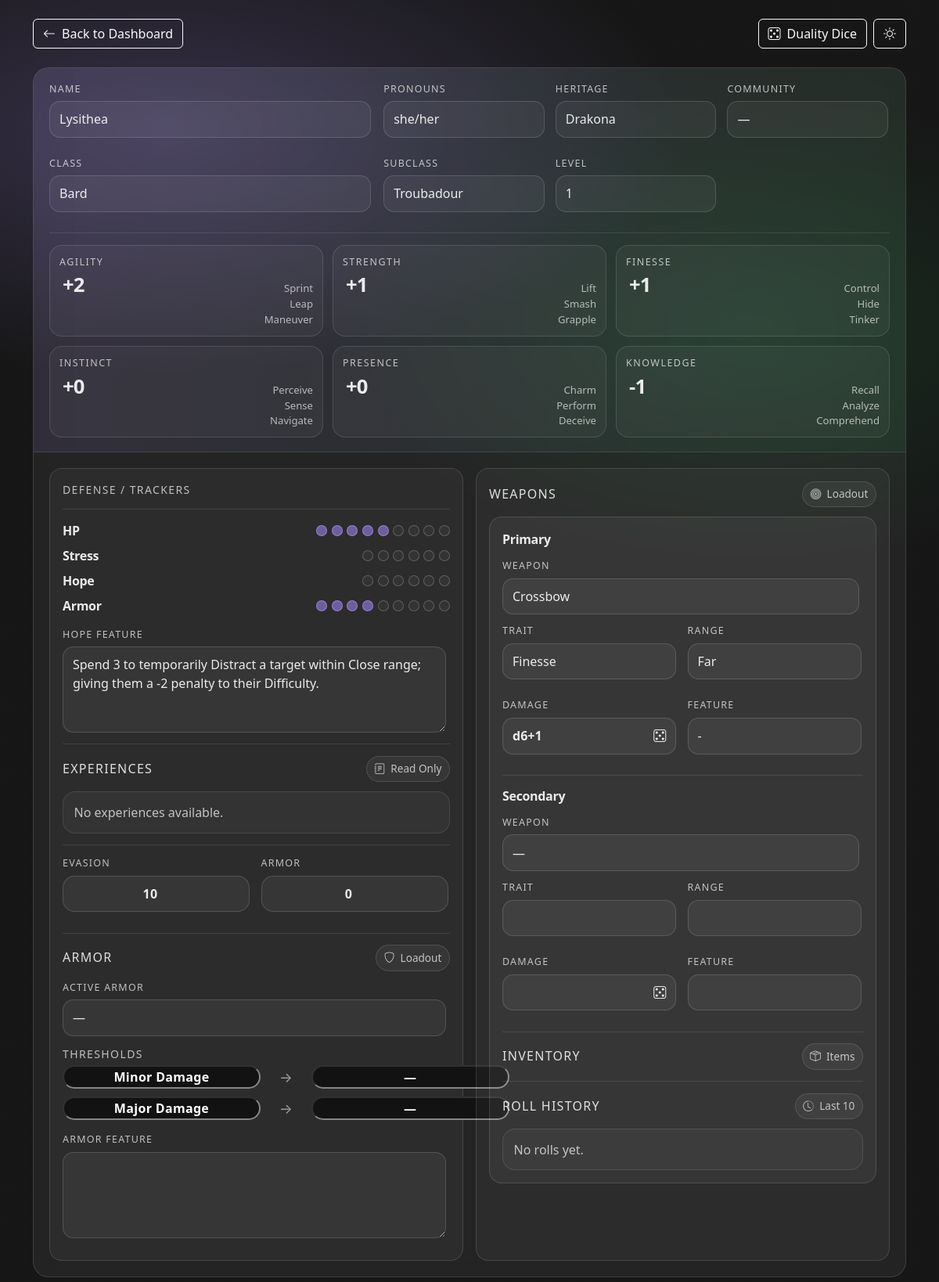
The page /CharacterSheet/character_view.php?characterID=1 (signed in) on the database its author committed.
### tables this page shows
CREATE TABLE "character" (
	"characterID"	INTEGER NOT NULL,
	"userID"	INTEGER NOT NULL,
	"classID"	INTEGER,
	"subclassID"	INTEGER,
	"heritageID"	INTEGER,
	"communityID"	INTEGER,
	"campaignID"	INTEGER,
	"name"	TEXT NOT NULL,
	"pronouns"	TEXT,
	"evasion"	INTEGER DEFAULT 0,
	"armor"	INTEGER DEFAULT 0,
	"spellcast trait"	TEXT, "Level" INTEGER DEFAULT (1) NOT NULL,
	PRIMARY KEY("characterID" AUTOINCREMENT),
	FOREIGN KEY("campaignID") REFERENCES "campaign"("campaignID") ON UPDATE CASCADE ON DELETE SET NULL,
	FOREIGN KEY("classID") REFERENCES "class"("classID") ON UPDATE CASCADE ON DELETE SET NULL,
	FOREIGN KEY("communityID") REFERENCES "community"("communityID") ON UPDATE CASCADE ON DELETE SET NULL,
	FOREIGN KEY("heritageID") REFERENCES "heritage"("heritageID") ON UPDATE CASCADE ON DELETE SET NULL,
	FOREIGN KEY("subclassID") REFERENCES "subclass"("subclassID") ON UPDATE CASCADE ON DELETE SET NULL,
	FOREIGN KEY("userID") REFERENCES "user"("userID") ON UPDATE CASCADE ON DELETE CASCADE
);

CREATE TABLE "heritage" (
	"heritageID"	INTEGER NOT NULL,
	"name"	TEXT NOT NULL,
	"description"	TEXT,
	PRIMARY KEY("heritageID" AUTOINCREMENT)
);

CREATE TABLE class (
	classID INTEGER,
	name VARCHAR(50),
	starting_evasion_score INTEGER,
	starting_hit_point INTEGER,
	class_item VARCHAR(128),
	description VARCHAR(1024)
);

CREATE TABLE "subclass" (
	"subclassID"	INTEGER NOT NULL,
	"classID"	INTEGER NOT NULL,
	"name"	TEXT NOT NULL,
	"foundation"	TEXT,
	"socialization"	TEXT,
	"mastery"	TEXT,
	"description"	TEXT,
	"spellcast_trait"	TEXT, specialization VARCHAR(50),
	PRIMARY KEY("subclassID" AUTOINCREMENT),
	FOREIGN KEY("classID") REFERENCES "class"("classID") ON UPDATE CASCADE ON DELETE CASCADE
);

CREATE TABLE "character_stats" (
	"statID"	INTEGER NOT NULL,
	"characterID"	INTEGER NOT NULL,
	"Agility"	INTEGER NOT NULL DEFAULT 0,
	"Strength"	INTEGER NOT NULL DEFAULT 0,
	"Finesse"	INTEGER NOT NULL DEFAULT 0,
	"Instinct"	INTEGER NOT NULL DEFAULT 0,
	"Presence"	INTEGER NOT NULL DEFAULT 0,
	"Knowledge"	INTEGER NOT NULL DEFAULT 0,
	"HP"	INTEGER NOT NULL DEFAULT 0,
	"Stress"	INTEGER NOT NULL DEFAULT 0,
	"Hope"	INTEGER NOT NULL DEFAULT 0,
	PRIMARY KEY("statID" AUTOINCREMENT),
	FOREIGN KEY("characterID") REFERENCES "character"("characterID") ON UPDATE CASCADE ON DELETE CASCADE
);

CREATE TABLE "feature" (
	"featureID"	INTEGER NOT NULL,
	"name"	TEXT NOT NULL,
	"classID"	INTEGER,
	"communityID"	INTEGER,
	"heritageID"	INTEGER,
	"hope"	INTEGER NOT NULL DEFAULT 0,
	"description"	TEXT, stress INTEGER DEFAULT (0) NOT NULL,
	PRIMARY KEY("featureID" AUTOINCREMENT),
	FOREIGN KEY("classID") REFERENCES "class"("classID") ON UPDATE CASCADE ON DELETE SET NULL,
	FOREIGN KEY("communityID") REFERENCES "community"("communityID") ON UPDATE CASCADE ON DELETE SET NULL,
	FOREIGN KEY("heritageID") REFERENCES "heritage"("heritageID") ON UPDATE CASCADE ON DELETE SET NULL
);

CREATE TABLE "character_weapon" (
	"sortID"	INTEGER NOT NULL,
	"characterID"	INTEGER NOT NULL,
	"weaponID"	INTEGER NOT NULL,
	"primary"	INTEGER NOT NULL DEFAULT 0 CHECK("primary" IN (0, 1)),
	PRIMARY KEY("sortID" AUTOINCREMENT),
	FOREIGN KEY("characterID") REFERENCES "character"("characterID") ON UPDATE CASCADE ON DELETE CASCADE,
	FOREIGN KEY("weaponID") REFERENCES "weapon"("weaponID") ON UPDATE CASCADE ON DELETE RESTRICT
);

CREATE TABLE "weapon" (
	"weaponID"	INTEGER NOT NULL,
	"name"	TEXT NOT NULL,
	"trait"	TEXT,
	"range"	TEXT,
	"damage"	TEXT,
	"burden"	INTEGER DEFAULT 0,
	"feature"	TEXT, magic INTEGER DEFAULT (0) NOT NULL, "primary" INTEGER DEFAULT (0) NOT NULL, damage_type VARCHAR(50),
	PRIMARY KEY("weaponID" AUTOINCREMENT)
);

### CharacterSheet/character_view.php (the view, shortened to what the rows shown need)
<?php
$root = dirname(__DIR__);
require_once $root . '/Database/Database.php';
$dbFile = $root . '/Database/Daggerheart.db';
$db = Database::getInstance($dbFile);
function h(?string $v): string {
  return htmlspecialchars((string)$v, ENT_QUOTES | ENT_SUBSTITUTE, 'UTF-8');
}
function get_int_query(string $key, ?int $fallback = null): ?int {
  if (!isset($_GET[$key])) return $fallback;
  $v = filter_var($_GET[$key], FILTER_VALIDATE_INT);
  return ($v === false) ? $fallback : (int)$v;
}
require_once __DIR__ . '/partials/character_view_api.php';
$characterId = get_int_query('characterID', get_int_query('id'));
function format_mod(int $v): string {
  return ($v >= 0 ? '+' : '') . (string)$v;
}
function wv(?array $w, string $key, string $fallback = ''): string {
  return (string)($w[$key] ?? $fallback);
}
function load_hope_feature_description(Database $db, int $classId): string {
  $sql = "
    SELECT description, hope
    FROM feature
    WHERE classID = :cid
      AND hope = 3
    LIMIT 1
  ";
  $row = $db->fetch($sql, [':cid' => $classId]);
  $hope = (int)($row['hope'] ?? 0);
  $desc = (string)($row['description'] ?? '');
  return "Spend {$hope} {$desc}";
}
function load_character_weapon(Database $db, int $characterId, int $primary): ?array {
  return $db->fetch(
    '
      SELECT
        cw.weaponID,
        cw."primary",
        w.name    AS weapon_name,
        w.trait   AS weapon_trait,
        w.range   AS weapon_range,
        w.damage  AS weapon_damage,
        w.feature AS weapon_feature
      FROM character_weapon cw
      JOIN weapon w ON w.weaponID = cw.weaponID
      WHERE cw.characterID = :cid
        AND cw."primary" = :p
      LIMIT 1
    ',
    [':cid' => $characterId, ':p' => $primary]
  );
}
$profile = $db->fetch(
  "
    SELECT
      c.characterID,
      c.userID,
      c.name,
      c.pronouns,
      c.classID,
      c.subclassID,
      c.heritageID,
      c.communityID,
      c.armor AS armor_tracker,
      c.Level AS level,
      h.name  AS heritage_name,
      co.name AS community_name,
      cl.name AS class_name,
      sc.name AS subclass_name,
      cl.starting_evasion_score AS starting_evasion_score
    FROM character c
    LEFT JOIN heritage  h  ON h.heritageID   = c.heritageID
    LEFT JOIN community co ON co.communityID = c.communityID
    LEFT JOIN class     cl ON cl.classID     = c.classID
    LEFT JOIN subclass  sc ON sc.subclassID  = c.subclassID
    WHERE c.characterID = :id
    LIMIT 1
  ",
  [':id' => $characterId]
);
$stats = $db->fetch(
  "
    SELECT
      Agility, Strength, Finesse, Instinct, Presence, Knowledge,
      Hope, Stress, HP
    FROM character_stats
    WHERE characterID = :id
    LIMIT 1
  ",
  [':id' => $characterId]
) ?? [
  'Agility' => 0, 'Strength' => 0, 'Finesse' => 0, 'Instinct' => 0, 'Presence' => 0, 'Knowledge' => 0,
  'Hope' => 0, 'Stress' => 0, 'HP' => 0
];
$classId      = (int)($profile['classID'] ?? 0);
$hopeFeatureDesc = load_hope_feature_description($db, $classId);
$evasion = 0;
if (isset($profile['starting_evasion_score']) && is_numeric($profile['starting_evasion_score'])) {
  $evasion = (int)$profile['starting_evasion_score'];
}
$primaryWeapon   = load_character_weapon($db, $characterId, 1);
function render_stat_card(string $bindKey, string $name, int $value, array $tags): void {
?>
  <div class="stat" data-bind-group="stat" data-bind-key="<?= h($bindKey) ?>">
    <div class="value">
      <button type="button"
        class="score-btn roll-stat"
        data-stat="<?= h($name) ?>"
        data-mod="<?= (int)$value ?>"
        title="Roll 2d12 <?= h(format_mod($value)) ?> (Duality Dice)"><?= h(format_mod($value)) ?></button>
      <div class="tags">
        <span><?= h($tags[0] ?? '') ?></span><br />
        <span><?= h($tags[1] ?? '') ?></span><br />
        <span><?= h($tags[2] ?? '') ?></span>
      </div>
    </div>
  </div>
<?php
}
?>
<!doctype html>
<html lang="en" data-bs-theme="dark">
<head>
  <link href="https://cdn.jsdelivr.net/npm/bootstrap@5.3.3/dist/css/bootstrap.min.css" rel="stylesheet" />
  <link rel="stylesheet" href="https://cdn.jsdelivr.net/npm/bootstrap-icons@1.11.3/font/bootstrap-icons.min.css" />
  <link rel="stylesheet" href="/CharacterSheet/assets/character_view.css" />
</head>
<body>
  <main class="container pb-5">
    <section class="glass sheet">
      <div class="sheet-topbar">
        <div class="topbar-grid">
          <div class="field"><label>Name</label><input type="text" value="<?= h((string)($profile['name'] ?? '')) ?>" readonly /></div>
          <div class="field"><label>Pronouns</label><input type="text" value="<?= h((string)($profile['pronouns'] ?? '')) ?>" readonly /></div>
          <div class="field"><label>Heritage</label><input type="text" value="<?= h((string)($profile['heritage_name'] ?? '—')) ?>" readonly /></div>
          <div class="field"><label>Class</label><input type="text" value="<?= h((string)($profile['class_name'] ?? '—')) ?>" readonly /></div>
          <div class="field"><label>Subclass</label><input type="text" value="<?= h((string)($profile['subclass_name'] ?? '—')) ?>" readonly /></div>
          <div class="field"><label>Level</label><input type="number" value="<?= (int)($profile['level'] ?? 1) ?>" readonly /></div>
        </div>
        <div class="stat-grid">
          <?php
          render_stat_card('agility',   'Agility',   (int)($stats['Agility'] ?? 0),   ['Sprint', 'Leap', 'Maneuver']);
          ?>
        </div>
      </div>
      <div class="sheet-grid">
        <div class="row g-3">
          <div class="col-12 col-lg-6">
            <div class="sheet-block">
              <div class="field mt-3">
                <label>Hope Feature</label>
                <textarea readonly id="hopeFeatureText"><?= h($hopeFeatureDesc) ?></textarea>
              </div>
              <div class="def-grid">
                <div class="field">
                  <label>Evasion</label>
                  <input class="pill-input" type="number" value="<?= (int)$evasion ?>" readonly />
                </div>
              </div>
            </div>
          </div>
          <div class="col-12 col-lg-6">
            <div class="sheet-block">
              <div class="inner-card">
                <div class="field">
                  <label>Weapon</label>
                  <input type="text" value="<?= h($primaryWeapon ? wv($primaryWeapon, 'weapon_name', '—') : '—') ?>" readonly />
                </div>
                <div class="two-col">
                  <div class="field"><label>Trait</label><input type="text" value="<?= h($primaryWeapon ? wv($primaryWeapon, 'weapon_trait', '') : '') ?>" readonly /></div>
                  <div class="field"><label>Range</label><input type="text" value="<?= h($primaryWeapon ? wv($primaryWeapon, 'weapon_range', '') : '') ?>" readonly /></div>
                  <div class="field">
                    <?php $dmg1 = trim($primaryWeapon ? wv($primaryWeapon, 'weapon_damage', '') : ''); ?>
                    <button type="button" class="dice-btn roll-dice" data-dice="<?= h($dmg1) ?>" <?= $dmg1 === '' ? 'disabled' : '' ?>>
                      <span class="dice-text"><?= h($dmg1) ?></span>
                      <span class="dice-ico"><i class="bi bi-dice-5"></i></span>
                    </button>
                  </div>
                  <div class="field"><label>Feature</label><input type="text" value="<?= h($primaryWeapon ? wv($primaryWeapon, 'weapon_feature', '') : '') ?>" readonly /></div>
                </div>
              </div>
            </div>
          </div>
        </div>
      </div>
    </section>
  </main>
</body>
</html>

### rows shown on the page
character: name "Lysithea", pronouns "she/her", heritageID.name "Drakona", name "Bard", subclassID.name "Troubadour", Level "1", classID.description "Spend 3 to temporarily Distract a target within Close range; giving them a -2 penalty to their Difficulty.", starting_evasion_score "10"
character_stats: Agility "+2 +1 +1 +0 +0 -1"
character_weapon: weaponID.name "Crossbow", weaponID.trait "Finesse", weaponID.range "Far", weaponID.damage "d6+1", weaponID.feature "-"

### other values the page prints
$name "AGILITY STRENGTH FINESSE INSTINCT PRESENCE KNOWLEDGE"
$tags[0] "Sprint Lift Control Perceive Charm Recall"
$tags[1] "Leap Smash Hide Sense Perform Analyze"
$tags[2] "Maneuver Grapple Tinker Navigate Deceive Comprehend"
